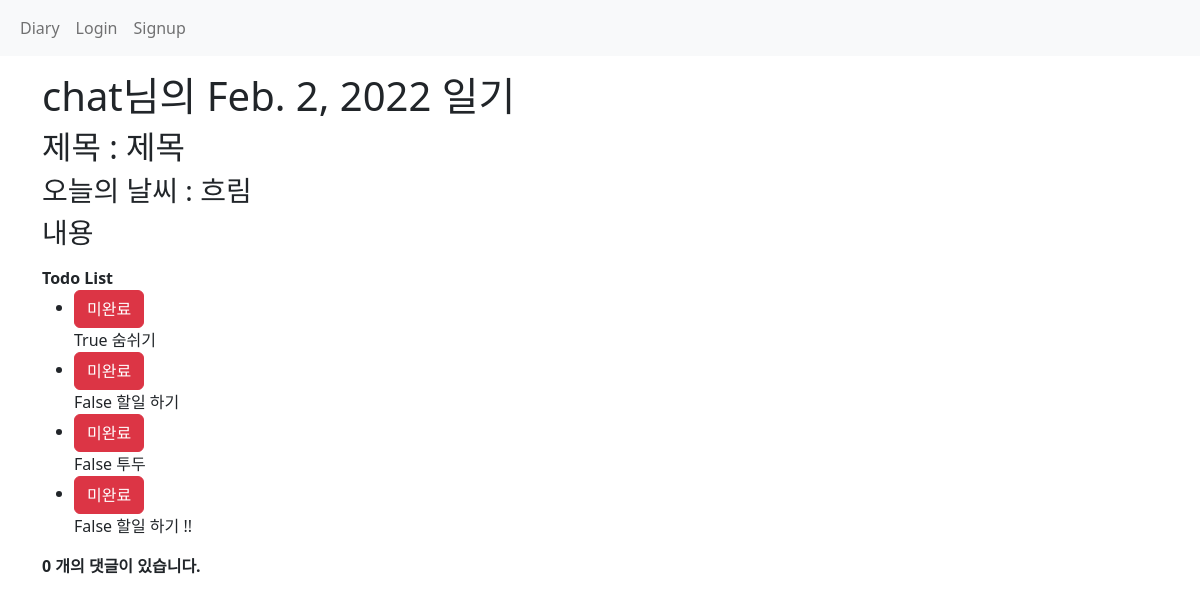
Screenshot of /app/1/ with the database file from the repository.
### app/models.py (models this page shows)
class Today(models.Model):
    user = models.ForeignKey(settings.AUTH_USER_MODEL, on_delete=models.CASCADE)
    title = models.CharField(max_length=200)
    content = models.TextField()
    date = models.DateField()
    weather = models.CharField(max_length=200, choices= WEATHER_CHOICES)

class Todo(models.Model):
    todo_content = models.CharField(max_length=200)
    todo_complete = models.BooleanField(default=False)
    today = models.ForeignKey(Today, on_delete = models.CASCADE)

### accounts/models.py (models this page shows)
class User(AbstractUser):
    like_today = models.ManyToManyField(Today, related_name='like_users')  # 테이블 추가
    sad_today = models.ManyToManyField(Today, related_name='sad_users')
    best_today = models.ManyToManyField(Today, related_name='best_users')
    complete_today = models.ManyToManyField(Today, related_name='com_users')
    friends = models.ManyToManyField('self', symmetrical=True, related_name='friends')

### app/views.py (the view)
# urls.py: path('<int:today_pk>/', views.today_detail, name='today_detail'),
@require_http_methods(['GET', 'HEAD'])
def today_detail(request, today_pk):
    today = get_object_or_404(Today, pk=today_pk)
    todo_list = today.todo_set.all()
    replies = today.reply_set.all()
    form = ReplyForm()
    form2 = TodoForm()
    is_like = today.like_users.filter(pk=request.user.pk).exists()
    is_sad = today.sad_users.filter(pk=request.user.pk).exists()
    is_best = today.best_users.filter(pk=request.user.pk).exists()
    return render(request, 'app/detail.html', {
        'today': today,
        'replies': replies,
        'form': form,
        'form2':form2,
        'is_like': is_like,
        'is_sad':is_sad,
        'is_best':is_best,
        'todo_list':todo_list,
    })

### app/templates/app/detail.html (shortened to what this page needs)
{% extends 'base.html' %}
{% block content %}
<h1>{{ today.user }}님의 {{ today.date }} 일기</h1>
<h2> 제목 : {{ today.title }} </h2>
<h3> 오늘의 날씨 : {{ today.weather }}</h3>
 <h3>{{ today.content | linebreaksbr }}</h3>
<p>
    {% include 'app/todo_list.html' %}
</p>
{% include 'app/reply_list.html' %}
{% endblock content %}

### app/templates/app/todo_list.html (shortened to what this page needs)
<div>
    <strong>Todo List</strong>
    <ul>
        {% for todo in todo_list %}
        <li>
             <div>
                <form action="{% url 'app:complete' today.pk %}" method="POST">
                   {% if is_complete %}
                   <button class="btn btn-primary">
                       완료
                   </button>
                   {% else %}
                   <button class="btn btn-danger">
                        미완료
                </button>
                   {% endif %}
               </form>
            {{ todo.todo_complete}}
            {{ todo.todo_content }}
        </li>
        {% endfor %}
    </ul>
</div>

### app/templates/app/reply_list.html (shortened to what this page needs)
<div>
    <div>
        <strong>{{ today.reply_set.count }} 개의 댓글이 있습니다. </strong>
    </div>
</div>

### rows the page displays
Today: user "chat", date "Feb. 2, 2022", title "제목", weather "흐림", content "내용", reply_set.count "0"
Todo: todo_complete "True", todo_content "숨쉬기"
Todo: todo_complete "False", todo_content "할일 하기"
Todo: todo_complete "False", todo_content "투두"
Todo: todo_complete "False", todo_content "할일 하기 !!"
